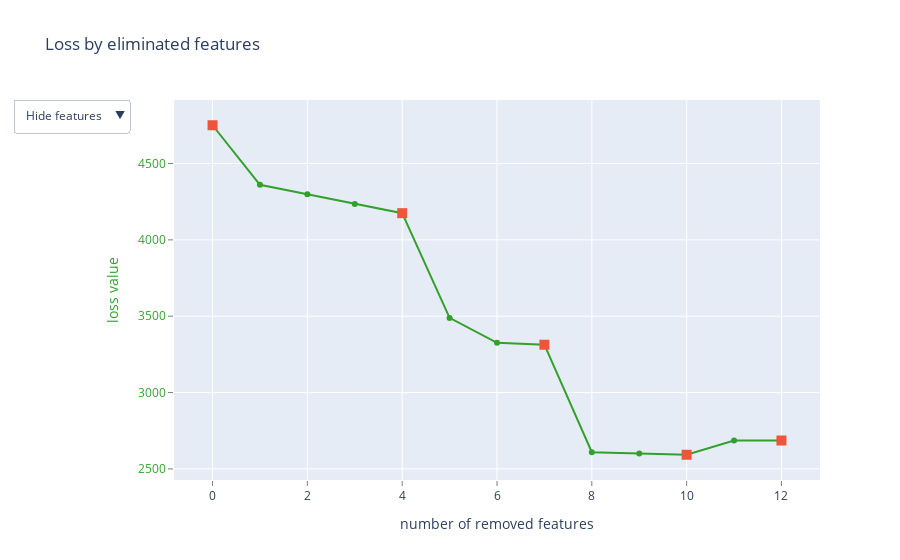

This figure's notebook cell:
### Code cell
# Catboost 2 - Best model
for feature in categorical_features:
    data[feature] = data[feature].astype('category')
    if 'Missing' not in data[feature].cat.categories:
        data[feature] = data[feature].cat.add_categories('Missing')
    data[feature].fillna('Missing', inplace=True)
    
train_size = 7000

x_train = data.iloc[:train_size]
y_train = data.iloc[:train_size]['price']

x_test = data.iloc[train_size:]
y_test = data.iloc[train_size:]['price']

x_test = data.drop(x_train.index)

y_test = data.drop(y_train.index)['price']
regressor = CatBoostRegressor(eval_metric='R2',
                              iterations = 400, 
                              cat_features = categorical_features, 
                              random_state = 123
                              )
rfe_dict = regressor.select_features(X = x_train, 
                                     y = y_train, 
                                     eval_set = (x_test,y_test),
                                     features_for_select = '0-19',
                                     num_features_to_select = 8, 
                                     steps = 4, 
                                     verbose = 10,
                                     train_final_model = True, 
                                     plot = True
                                     )

### Figure 1 — Plotly figure (JSON) as saved in the notebook; plotly's stock layout.template omitted (floating-point values rounded to 4 significant figures)
{"data": [{"line": {"color": "rgb(51,160,44)"}, "mode": "lines+markers", "name": "", "text": ["", "bathrooms", "host_id", "bedrooms", "min_rating", "accommodates", "seasonal_availability", "minimum_nights", "amenities_count", "instant_bookable", "host_response_rate", "host_is_superhost", "count_verifications"], "type": "scatter", "x": [0, 1, 2, 3, 4, 5, 6, 7, 8, 9, 10, 11, 12], "y": [4751.0, 4361.0, 4298.0, 4235.0, 4175.0, 3489.0, 3326.0, 3313.0, 2609.0, 2600.0, 2593.0, 2685.0, 2686.0]}, {"marker": {"size": 10, "symbol": "square"}, "mode": "markers", "name": "", "text": ["", "min_rating", "minimum_nights", "host_response_rate", "count_verifications"], "type": "scatter", "x": [0, 4, 7, 10, 12], "y": [4751.0, 4175.0, 3313.0, 2593.0, 2686.0]}, {"mode": "text", "name": "", "text": ["", "8", "0", "9", "19", "7", "17", "11", "15", "13", "2", "4", "16"], "textfont": {"color": "rgb(51,160,44)", "family": "sans serif", "size": 18}, "textposition": "bottom center", "type": "scatter", "visible": false, "x": [0, 1, 2, 3, 4, 5, 6, 7, 8, 9, 10, 11, 12], "y": [4751.0, 4361.0, 4298.0, 4235.0, 4175.0, 3489.0, 3326.0, 3313.0, 2609.0, 2600.0, 2593.0, 2685.0, 2686.0]}, {"mode": "text", "name": "", "text": ["", "bathrooms", "host_id", "bedrooms", "min_rating", "accommodates", "seasonal_availability", "minimum_nights", "amenities_count", "instant_bookable", "host_response_rate", "host_is_superhost", "count_verifications"], "textfont": {"color": "rgb(51,160,44)", "family": "sans serif", "size": 18}, "textposition": "bottom center", "type": "scatter", "visible": false, "x": [0, 1, 2, 3, 4, 5, 6, 7, 8, 9, 10, 11, 12], "y": [4751.0, 4361.0, 4298.0, 4235.0, 4175.0, 3489.0, 3326.0, 3313.0, 2609.0, 2600.0, 2593.0, 2685.0, 2686.0]}], "layout": {"showlegend": false, "title": {"text": "Loss by eliminated features"}, "updatemenus": [{"active": 0, "buttons": [{"args": [{"visible": [true, true, false, false]}], "label": "Hide features", "method": "update"}, {"args": [{"visible": [true, true, true, false]}], "label": "Show indices", "method": "update"}, {"args": [{"visible": [true, true, false, true]}], "label": "Show names", "method": "update"}], "pad": {"r": 10, "t": 10}, "showactive": true, "x": -0.25, "xanchor": "left", "y": 1.03, "yanchor": "top"}], "xaxis": {"gridcolor": "rgb(255,255,255)", "showgrid": true, "showline": false, "showticklabels": true, "tickcolor": "rgb(127,127,127)", "ticks": "outside", "title": {"text": "number of removed features"}, "zeroline": false}, "yaxis": {"gridcolor": "rgb(255,255,255)", "showgrid": true, "showline": false, "showticklabels": true, "tickcolor": "rgb(127,127,127)", "tickfont": {"color": "rgb(51,160,44)"}, "ticks": "outside", "title": {"font": {"color": "rgb(51,160,44)"}, "text": "loss value"}, "zeroline": false}}}
